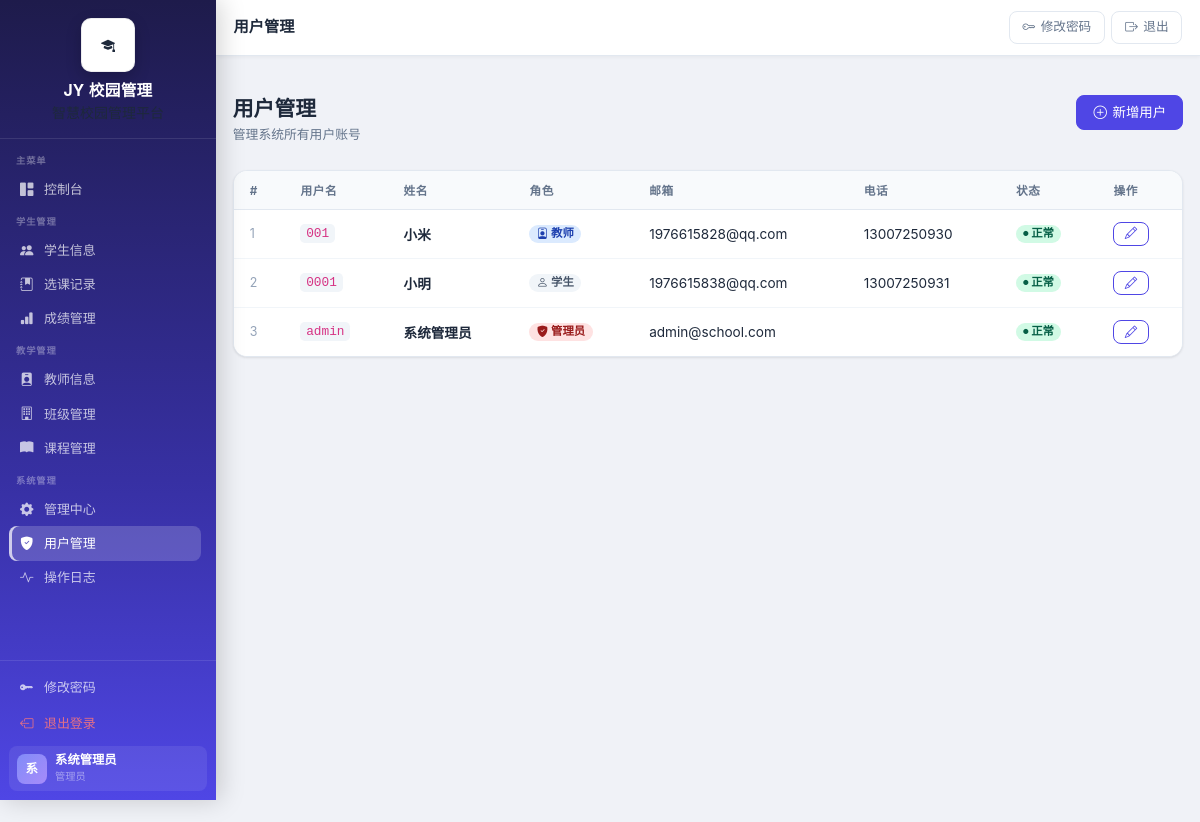
The app's page /users (signed in) with its own data.
### app.py (models this page shows, shortened)
class User(db.Model):
    __tablename__ = "users"
    id = db.Column(db.Integer, primary_key=True)
    username = db.Column(db.String(50), unique=True, nullable=False)
    password = db.Column(db.String(255), nullable=False)
    full_name = db.Column(db.String(100), nullable=False)
    role = db.Column(db.String(20), nullable=False, default="student")  # admin, teacher, student
    email = db.Column(db.String(100))
    phone = db.Column(db.String(20))
    is_active = db.Column(db.Boolean, default=True)
    created_at = db.Column(db.DateTime, default=datetime.utcnow)
    updated_at = db.Column(db.DateTime, default=datetime.utcnow, onupdate=datetime.utcnow)

### app.py (the view)
@app.route("/users")
@role_required("admin")
def list_users():
    users = User.query.order_by(User.id.desc()).all()
    return render_template("admin/users.html", users=users)

### app.py (called while the page is built)
def role_required(*roles):
    def decorator(f):
        @wraps(f)
        def decorated_function(*args, **kwargs):
            if "user_id" not in session:
                flash("请先登录", "warning")
                return redirect(url_for("login"))
            user = User.query.get(session.get("user_id"))
            if user.role not in roles:
                flash("权限不足", "danger")
                return redirect(url_for("dashboard"))
            return f(*args, **kwargs)
        return decorated_function
    return decorator

### templates/admin/users.html (shortened to what this page needs)
﻿{% extends "base.html" %}
{% block page_title %}用户管理{% endblock %}
{% block content %}
<div class="page-header">
  <div>
    <h1 class="page-title">用户管理</h1>
    <p class="page-subtitle">管理系统所有用户账号</p>
  </div>
  <a href="{{ url_for('add_user') }}" class="btn btn-primary">
    <i class="bi bi-plus-circle"></i> 新增用户
  </a>
</div>
<div class="table-card">
  <div class="table-responsive">
    <table class="table">
      <thead>
        <tr>
          <th>#</th>
          <th>用户名</th>
          <th>姓名</th>
          <th>角色</th>
          <th>邮箱</th>
          <th>电话</th>
          <th>状态</th>
          <th>操作</th>
        </tr>
      </thead>
      <tbody>
        {% if users %}
        {% for user in users %}
        <tr>
          <td style="color:#94a3b8;font-size:.78rem">{{ loop.index }}</td>
          <td><code style="background:#f1f5f9;padding:.15em .45em;border-radius:.3rem;font-size:.8rem">{{ user.username }}</code></td>
          <td class="fw-semibold">{{ user.full_name }}</td>
          <td>
            {% if user.role == 'admin' %}
            <span class="badge badge-danger"><i class="bi bi-shield-fill-check"></i> 管理员</span>
            {% elif user.role == 'teacher' %}
            <span class="badge badge-info"><i class="bi bi-person-badge"></i> 教师</span>
            {% else %}
            <span class="badge badge-secondary"><i class="bi bi-person"></i> 学生</span>
            {% endif %}
          </td>
          <td>{{ user.email or '' }}</td>
          <td>{{ user.phone or '' }}</td>
          <td>
            {% if user.is_active %}
            <span class="badge badge-success"><i class="bi bi-circle-fill" style="font-size:.45em"></i> 正常</span>
            {% else %}
            <span class="badge badge-danger">禁用</span>
            {% endif %}
          </td>
          <td>
            <a href="{{ url_for('edit_user', user_id=user.id) }}" class="btn btn-sm btn-outline-primary" title="编辑">
              <i class="bi bi-pencil"></i>
            </a>
          </td>
        </tr>
        {% endfor %}
        {% endif %}
      </tbody>
    </table>
  </div>
</div>
{% endblock %}

### templates/base.html (shortened to what this page needs)
﻿<!DOCTYPE html>
<html lang="zh-CN">
<head>
  <link href="https://cdn.jsdelivr.net/npm/bootstrap@5.3.3/dist/css/bootstrap.min.css" rel="stylesheet">
  <link rel="stylesheet" href="https://cdn.jsdelivr.net/npm/bootstrap-icons@1.11.0/font/bootstrap-icons.css">
  <link rel="stylesheet" href="{{ url_for('static', filename='style.css') }}">
</head>
<body>
{% if 'user_id' in session %}
<aside class="sidebar" id="sidebar">
  <div class="sidebar-brand">
    <div class="brand-logo"><i class="bi bi-mortarboard-fill"></i></div>
    <div class="brand-name">JY 校园管理</div>
    <div class="brand-sub">智慧校园管理平台</div>
  </div>
  <nav class="sidebar-nav">
    <div class="sidebar-section">
      <div class="sidebar-section-label">主菜单</div>
      <a class="sidebar-link {% if request.endpoint == 'dashboard' %}active{% endif %}"
         href="{{ url_for('dashboard') }}">
        <i class="bi bi-grid-1x2-fill nav-icon"></i> 控制台
      </a>
    </div>
    <div class="sidebar-section">
      <div class="sidebar-section-label">学生管理</div>
      <a class="sidebar-link {% if 'student' in (request.endpoint or '') and 'score' not in (request.endpoint or '') %}active{% endif %}"
         href="{{ url_for('list_students') }}">
        <i class="bi bi-people-fill nav-icon"></i> 学生信息
      </a>
      {% if session.role in ['admin', 'teacher'] %}
      <a class="sidebar-link {% if 'enrollment' in (request.endpoint or '') %}active{% endif %}"
         href="{{ url_for('list_enrollments') }}">
        <i class="bi bi-journal-bookmark-fill nav-icon"></i> 选课记录
      </a>
      {% endif %}
      <a class="sidebar-link {% if 'score' in (request.endpoint or '') %}active{% endif %}"
         href="{{ url_for('list_scores') }}">
        <i class="bi bi-bar-chart-fill nav-icon"></i> 成绩管理
      </a>
    </div>
    {% if session.role in ['admin', 'teacher'] %}
    <div class="sidebar-section">
      <div class="sidebar-section-label">教学管理</div>
      <a class="sidebar-link {% if 'teacher' in (request.endpoint or '') %}active{% endif %}"
         href="{{ url_for('list_teachers') }}">
        <i class="bi bi-person-badge-fill nav-icon"></i> 教师信息
      </a>
      <a class="sidebar-link {% if 'class' in (request.endpoint or '') %}active{% endif %}"
         href="{{ url_for('list_classes') }}">
        <i class="bi bi-building nav-icon"></i> 班级管理
      </a>
      <a class="sidebar-link {% if 'course' in (request.endpoint or '') %}active{% endif %}"
         href="{{ url_for('list_courses') }}">
        <i class="bi bi-book-fill nav-icon"></i> 课程管理
      </a>
    </div>
    {% endif %}
    {% if session.role == 'admin' %}
    <div class="sidebar-section">
      <div class="sidebar-section-label">系统管理</div>
      <a class="sidebar-link {% if request.endpoint == 'admin_index' %}active{% endif %}"
         href="{{ url_for('admin_index') }}">
        <i class="bi bi-gear-fill nav-icon"></i> 管理中心
      </a>
      <a class="sidebar-link {% if 'user' in (request.endpoint or '') %}active{% endif %}"
         href="{{ url_for('list_users') }}">
        <i class="bi bi-shield-fill-check nav-icon"></i> 用户管理
      </a>
      <a class="sidebar-link {% if request.endpoint == 'list_ops_log' %}active{% endif %}"
         href="{{ url_for('list_ops_log') }}">
        <i class="bi bi-activity nav-icon"></i> 操作日志
      </a>
    </div>
    {% endif %}
  </nav>
  <div class="sidebar-footer">
    <a href="{{ url_for('change_password') }}" class="sidebar-link" style="margin-bottom:.15rem">
      <i class="bi bi-key-fill nav-icon"></i> 修改密码
    </a>
    <a href="{{ url_for('logout') }}" class="sidebar-link" style="color:rgba(255,120,120,.85)">
      <i class="bi bi-box-arrow-left nav-icon"></i> 退出登录
    </a>
    <div class="sidebar-user">
      <div class="sidebar-user-avatar">{{ (session.full_name or session.username or '?')[0] | upper }}</div>
      <div class="sidebar-user-info">
        <div class="u-name">{{ session.full_name or session.username }}</div>
        <div class="u-role">
          {% if session.role == 'admin' %}管理员
          {% elif session.role == 'teacher' %}教师
          {% else %}学生{% endif %}
        </div>
      </div>
    </div>
  </div>
</aside>
<header class="topbar">
  <div class="topbar-title">{% block page_title %}{% endblock %}</div>
  <div class="topbar-actions">
    <a href="{{ url_for('change_password') }}" class="topbar-btn d-none d-md-inline-flex">
      <i class="bi bi-key"></i> 修改密码
    </a>
    <a href="{{ url_for('logout') }}" class="topbar-btn btn-exit">
      <i class="bi bi-box-arrow-right"></i> 退出
    </a>
  </div>
</header>
<main class="main-content">
  <div class="page-container">
{% else %}
<main>
{% endif %}
{% block content %}{% endblock %}
{% if 'user_id' in session %}
  </div>
</main>
{% else %}
</main>
{% endif %}
</body>
</html>

### records on screen
User: full_name "系统管理员", username "admin", role "admin" (drawn), email "admin@school.com", is_active True (drawn)
User: username "001", full_name "小米", role "teacher" (drawn), email "1976615828@qq.com", phone "13007250930", is_active True (drawn)
User: username "0001", full_name "小明", role "student" (drawn), email "1976615838@qq.com", phone "13007250931", is_active True (drawn)

### other values on screen
{{ (session.full_name or session.username or '?')[0] | upper }} "系"
